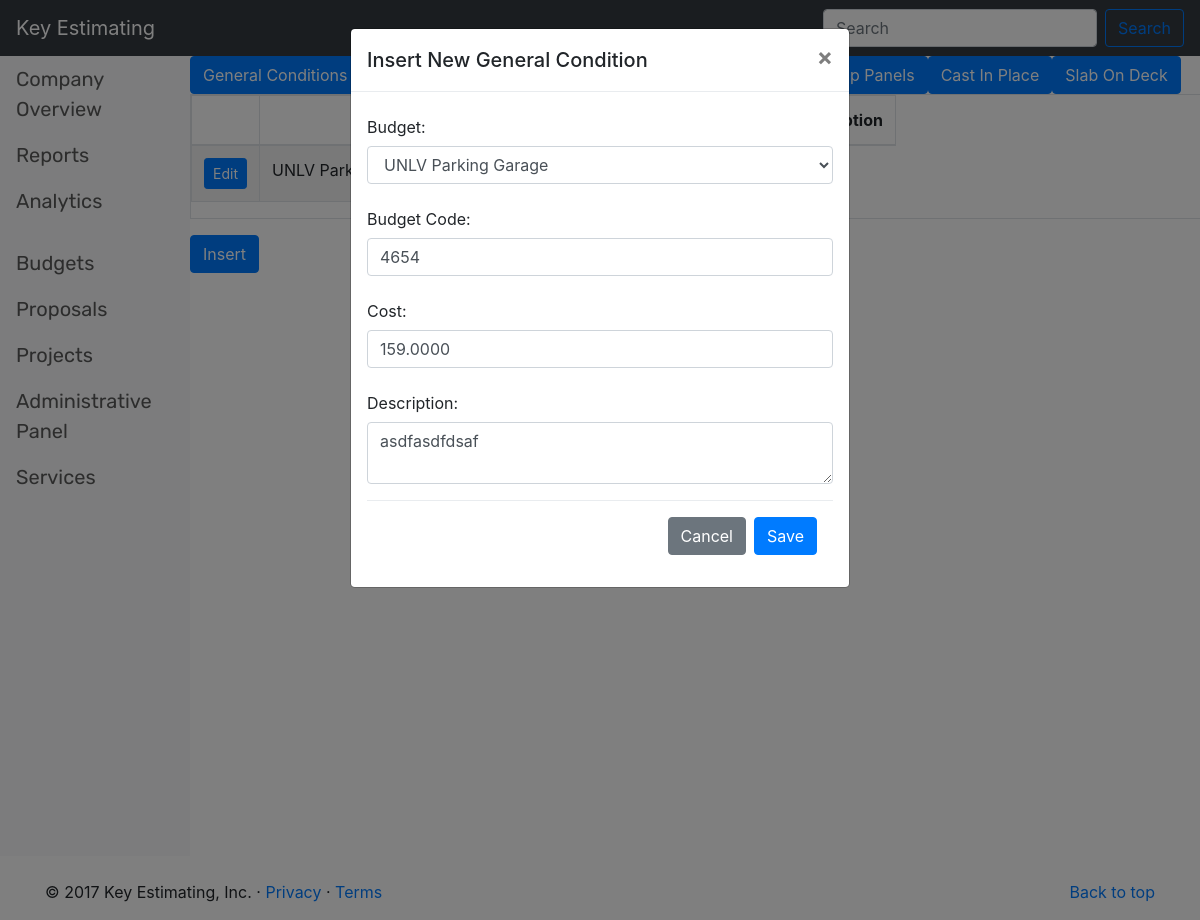
The app's page /templates/general_conditions/edit/1, older data.
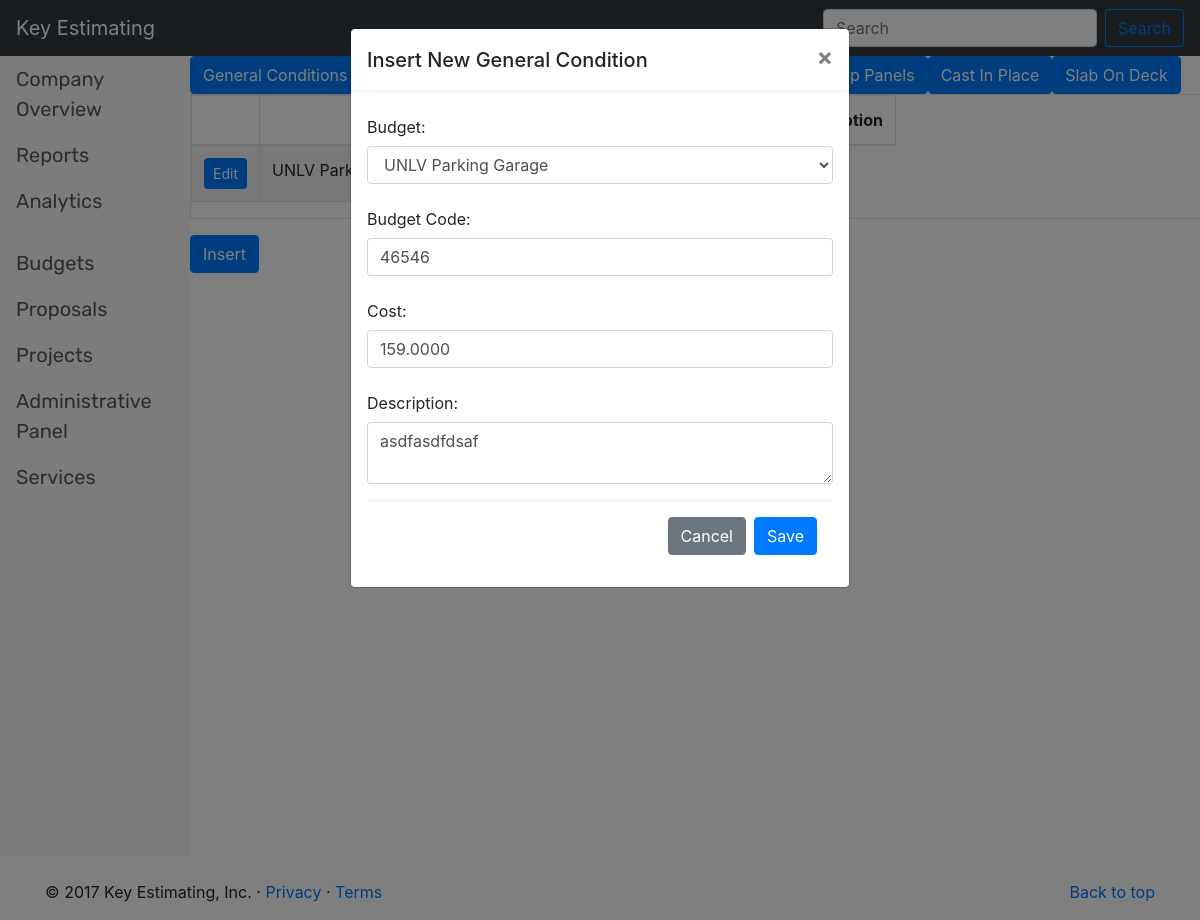
The same page, newer data.
### WebApp/models.py (models this page shows, shortened)
class GeneralConditions(models.Model):
    budget_id = models.ForeignKey(openBudgets, on_delete = models.CASCADE)
    general_conditions_budget_code = models.PositiveIntegerField()
    general_conditions_description = models.TextField()
    general_conditions_cost = models.DecimalField(max_digits = 15, decimal_places = 4)

class openBudgets(models.Model): #come back in and set appropriate fields to blank=false to force user to input information
    TAX_EXEMPT = '*'
    NOT_TAX_EXEMPT = ''
    IN_PROGRESS = 'In Progress'
    READY_TO_REVIEW = 'Ready For Review'
    REVIEWED = 'Reviewed'
    COMPLETE = 'Complete'
    BUDGET_STATUS_CHOICES = (
        (IN_PROGRESS, 'In Progress'),
        (READY_TO_REVIEW, 'Ready To Review'),
        (REVIEWED, 'Reviewed'),
        (COMPLETE, 'Completed'),
    )
    budget_id = models.PositiveIntegerField(unique = True)
    zip_code = models.PositiveIntegerField(unique = False)
    created = models.DateField(auto_now_add=True, editable=False)
    project_name = models.CharField(max_length = 255, unique = True)
    city = models.CharField(max_length = 35, unique = False)
    state = models.CharField(max_length = 35, unique = False)
    internal_due_date = models.DateField()
    external_due_date = models.DateField()
    estimator = models.CharField(null = True, blank = True, max_length = 50, unique = False)
    budget_amount = models.DecimalField(null = True, blank = True, max_digits = 15, decimal_places = 8)
    budget_complete = models.CharField(
        max_length = 20,
        choices = BUDGET_STATUS_CHOICES,
        default = IN_PROGRESS
    )
    tax_exempt_status = models.BooleanField()
    revised_date = models.DateField(auto_now=True, editable=False)
    general_contractor = models.CharField(max_length = 50, unique = False)
    def __str__(self):
        return self.project_name
    class Meta:
        ordering = ['-budget_id']

### WebApp/views.py (the view)
# urls.py: url(r'^general_conditions/edit/(?P<pk>\d+)$', views.general_conditions_update, name='general_conditions_edit'),
def general_conditions_update(request, pk):
    gc = GeneralConditions.objects.all()
    generalCondition = get_object_or_404(GeneralConditions, pk = pk)
    form = NewGeneralConditionForm(request.POST or None, instance = generalCondition)
    if form.is_valid():
        form.clean()
        form.save(commit=True)
        return redirect('new_budget_general_conditions')
    return render(request, 'new_budget_general_conditions_update.html', {'form':form, 'lstgc':gc})

### WebApp/forms.py
class NewGeneralConditionForm(forms.ModelForm):
    class Meta:
        model = GeneralConditions
        fields = '__all__'
    def __init__(self, *args, **kwargs):
        super(NewGeneralConditionForm, self).__init__(*args, **kwargs)
        self.fields['budget_id'].widget.attrs={
            'id': 'recipient-name',
            'class': 'form-control',
        }
        self.fields['general_conditions_budget_code'].widget.attrs={
            'id': 'recipient-name',
            'class': 'form-control',
        }
        self.fields['general_conditions_cost'].widget.attrs={
            'id': 'recipient-name',
            'class': 'form-control',
        }
        self.fields['general_conditions_description'].widget.attrs={
            'id': 'message-text',
            'class': 'form-control',
        }

### WebApp/templates/new_budget_general_conditions_update.html (shortened to what this page needs)
{% extends 'base.html' %}
{% block content %}
    <div class="table table-responsive table-bordered table-hover">
        <table class="table table-striped table-responsive">
            <thead>
            <tr>
                <th></th>
                <th>Budget</th>
                <th>Budget Code</th>
                <th>Total Cost</th>
                <th>Description</th>
            </tr>
            </thead>
            <tbody>
                {% if lstgc %}
                    {% for gc in lstgc %}
                        <tr>
                            <td><a href="{% url 'general_conditions_edit' gc.id %}" class="btn btn-primary btn-sm" role="button" aria-pressed="true" style="float: right">Edit</a></td>
                            <td>{{ gc.budget_id }}</td>
                            <td>{{ gc.general_conditions_budget_code }}</td>
                            <td>{{ gc.general_conditions_cost }}</td>
                            <td>{{ gc.general_conditions_description }}</td>
                        </tr>
                    {% endfor %}
                {% endif %}
            </tbody>
        </table>
    </div>
    <button type="button" class="btn btn-primary" data-toggle="modal" data-target="#exampleModal" data-whatever="@mdo">Insert</button>
    <div class="modal fade" id="exampleModal" tabindex="-1" role="dialog" aria-labelledby="exampleModalLabel" aria-hidden="true">
        <div class="modal-dialog" role="document">
            <div class="modal-content">
                <div class="modal-header">
                    <h5 class="modal-title" id="exampleModalLabel">Insert New General Condition</h5>
                    <button type="button" class="close" data-dismiss="modal" aria-label="Close">
                        <span aria-hidden="true">&times;</span>
                    </button>
                </div>
                <div class="modal-body">
                    <form action="" method="post"> {% csrf_token %}
                        <div class="form-group">
                            <label for="budget" class="col-form-label">Budget:</label>
                            {{ form.budget_id }}
                        </div>
                        <div class="form-group">
                            <label for="budget-code" class="col-form-label">Budget Code:</label>
                            {{ form.general_conditions_budget_code }}
                        </div>
                        <div class="form-group">
                            <label for="cost" class="col-form-label">Cost:</label>
                            {{ form.general_conditions_cost }}
                        </div>
                        <div class="form-group">
                            <label for="description" class="col-form-label">Description:</label>
                            {{ form.general_conditions_description }}
                        </div>
                        <div class="modal-footer">
                            <a href={% url 'new_budget_general_conditions' %}<button type="button" class="btn btn-secondary">Cancel</a>
                            <input type="submit" class="btn btn-primary" value="Save">
                        </div>
                    </form>
                </div>
            </div>
        </div>
    </div>
{% endblock %}

### WebApp/templates/base.html (shortened to what this page needs)
<!Doctype html>
{% load staticfiles %}
<html lang="en" class="gr__getbootstrap_com">
    <head>
        <link rel="stylesheet" href="https://maxcdn.bootstrapcdn.com/bootstrap/4.0.0-beta.2/css/bootstrap.min.css">
        <link rel="stylesheet" type="text/css" href="{% static "css/style.css" %}">
    </head>
        <header>
            <nav class="navbar navbar-dark bg-dark justify-content-between">
                <a class="navbar-brand" style="color: white;">Key Estimating</a>
                <form class="form-inline">
                    <input class="form-control mr-sm-2" type="search" placeholder="Search" aria-label="Search">
                    <button class="btn btn-outline-primary my-2 my-sm-0" type="submit">Search</button>
                </form>
            </nav>
        </header>
    <body>
        <div class="row">
            <nav class="col-sm-3 col-md-2 d-none d-sm-block bg-light sidebar full-length-nav">
                <ul class="nav nav-pills flex-column">
                    <div class="VerticalNav">
                        <li class="nav-item">
                            <a class="nav-link" href={% url 'main_screen' %}>Company Overview <span class="sr-only">(current)</span></a>
                        </li>
                        <li class="nav-item">
                            <a class="nav-link" href={% url 'reports' %}>Reports</a>
                        </li>
                        <li class="nav-item">
                            <a class="nav-link" href={% url 'analytics' %}>Analytics</a>
                        </li>
                        <li class="nav-item">
                            <a class="nav-link" href="#"></a>
                        </li>
                        <li class="nav-item">
                            <a class="nav-link" href={% url 'budgets' %}>Budgets</a>
                        </li>
                        <li class="nav-item">
                            <a class="nav-link" href="#">Proposals</a>
                        </li>
                        <li class="nav-item">
                            <a class="nav-link" href="#">Projects</a>
                        </li>
                        <li class="nav-item">
                            <a class="nav-link" href="#">Administrative Panel</a>
                        </li>
                        <li class="nav-item">
                            <a class="nav-link" href={% url 'services' %}>Services</a>
                        </li>
                    </div>
                </ul>
            </nav>
            {% block budgetNav%}
            <div class="BudgetTable">
                <div class="btn-group" role="group">
                    <a href={% url 'new_budget_general_conditions' %}><button type="button" class="btn btn-primary">General Conditions</button></a>
                    <a href={% url 'new_budget_footings' %}><button type="button" class="btn btn-primary">Footings</button></a>
	                <a href={% url 'new_budget_sog' %}><button type="button" class="btn btn-primary">Slab On Grade</button></a>
                    <a href={% url 'new_budget_waste-casting' %}><button type="button" class="btn btn-primary">Waste Slab/Casting Bed</button></a>
                    <a href={% url 'new_budget_tiltup' %}><button type="button" class="btn btn-primary">Tilt-Up Panels</button></a>
                    <a href={% url 'new_budget_cip' %}><button type="button" class="btn btn-primary">Cast In Place</button></a>
                    <a href={% url 'new_budget_sod' %}><button type="button" class="btn btn-primary">Slab On Deck</button></a>
                </div>
            {% endblock %}
            {% block content %}{% endblock %}
            </div>
        </div>
    </body>
    <footer class="container">
        <p class="float-right"><a href="#">Back to top</a></p>
        <p>© 2017 Key Estimating, Inc. · <a href="#">Privacy</a> · <a href="#">Terms</a></p>
    </footer>
</html>

### WebApp/static/css/style.css (style rules this page uses)
.container { margin-top: 2%; }
.VerticalNav { font-family: 'Rubik', sans-serif; font-size: 20px; }
.VerticalNav a { color: #595959; }
footer { bottom: 0; left: 0; }
.float-right { left: o; }
.BudgetTable { width: 83%; padding: 0; }
.btn-group { margin-left: auto; margin-right: auto; }
.full-length-nav { height: 100vh; }

Row changes from the older to the newer data that the page shows:
changed GeneralConditions "UNLV Parking Garage": general_conditions_budget_code "4654" → "46546"
